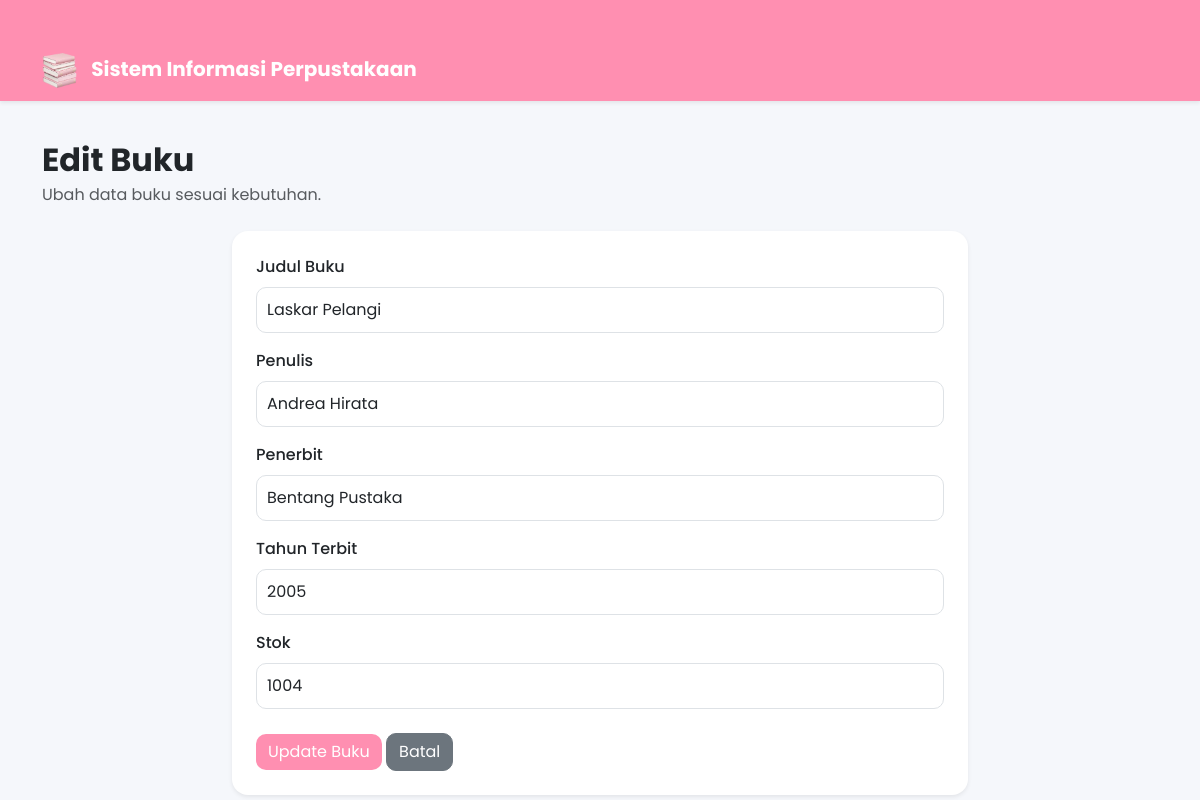
Page /buku/edit.php?id=4 on the committed database.
### tables this page shows
CREATE TABLE `buku` (
  `id_buku` int(11) NOT NULL,
  `judul_buku` varchar(100) NOT NULL,
  `penulis` varchar(100) NOT NULL,
  `penerbit` varchar(100) NOT NULL,
  `tahun_terbit` year(4) NOT NULL,
  `stok` int(11) NOT NULL
);

### buku/edit.php (the view, shortened to what this page needs)
<?php
include '../config/koneksi.php';
$id = $_GET['id'];
$data = mysqli_query($koneksi, "SELECT * FROM buku WHERE id_buku='$id'");
$buku = mysqli_fetch_assoc($data);
?>
<!DOCTYPE html>
<html>
<head>
<link href="https://cdn.jsdelivr.net/npm/bootstrap@5.3.3/dist/css/bootstrap.min.css" rel="stylesheet">
<link rel="stylesheet" href="../css/dashboard.css">
</head>
<body>
<nav class="navbar navbar-expand-lg navbar-dark navbar-custom shadow-sm">
    <div class="container">
        <a class="navbar-brand fw-bold" href="../index.php">
            <img src="../logo.png" class="logo-navbar">
Sistem Informasi Perpustakaan
        </a>
    </div>
</nav>
<div class="container">
<h2 class="fw-bold mb-1">
Edit Buku
</h2>
<p class="text-muted mb-4">
Ubah data buku sesuai kebutuhan.
</p>
<div class="row justify-content-center">
    <div class="col-md-8">
        <div class="card shadow-sm border-0 rounded-4 p-4">
            <form method="POST">
                <div class="mb-3">
                    <label class="form-label">Judul Buku</label>
                    <input
                        type="text"
                        name="judul_buku"
                        class="form-control"
                        value="<?= $buku['judul_buku']; ?>"
                        required>
                </div>
                <div class="mb-3">
                    <label class="form-label">Penulis</label>
                    <input
                        type="text"
                        name="penulis"
                        class="form-control"
                        value="<?= $buku['penulis']; ?>"
                        required>
                </div>
                <div class="mb-3">
                    <label class="form-label">Penerbit</label>
                    <input
                        type="text"
                        name="penerbit"
                        class="form-control"
                        value="<?= $buku['penerbit']; ?>"
                        required>
                </div>
                <div class="mb-3">
                    <label class="form-label">Tahun Terbit</label>
                    <input
                        type="number"
                        name="tahun_terbit"
                        class="form-control"
                        value="<?= $buku['tahun_terbit']; ?>"
                        required>
                </div>
                <div class="mb-4">
                    <label class="form-label">Stok</label>
                    <input
                        type="number"
                        name="stok"
                        class="form-control"
                        value="<?= $buku['stok']; ?>"
                        required>
                </div>
                <button
                    type="submit"
                    name="update"
                    class="btn btn-pink">
                    Update Buku
                </button>
                <a href="index.php" class="btn btn-secondary">
                    Batal
                </a>
            </form>
        </div>
    </div>
</div>
</div>
</body>
</html>

### css/dashboard.css (style rules this page uses)
body { font-family:'Poppins',sans-serif; background:#f5f7fb; }
.navbar { box-shadow:0 2px 10px rgba(0,0,0,.08); }
.card { border:none; border-radius:15px; box-shadow:0 5px 15px rgba(0,0,0,.08); }
.btn-pink { background:#FF8FB1; color:white; border:none; }
.logo-navbar { width:35px !important; height:35px !important; object-fit:cover; border-radius:0%; margin-right:10px; }
.btn { border-radius:10px; }
.container { margin-top:40px; }
h2,h3 { font-weight:600; }
.card { border:none; border-radius:15px; transition:0.3s; }
.card { border: none; border-radius: 18px; box-shadow: 0 8px 20px rgba(0,0,0,.08); transition: .3s; }
.card { transition:.3s; }
.form-control { border-radius:10px; padding:10px; }
.navbar-custom { background:#FF8FB1; padding:8px 0; }
.form-label { font-weight:500; }
.card { max-width:900px; margin:auto; }

### rows in the picture
buku: judul_buku "Laskar Pelangi", penulis "Andrea Hirata", penerbit "Bentang Pustaka", tahun_terbit "2005", stok "1004"
